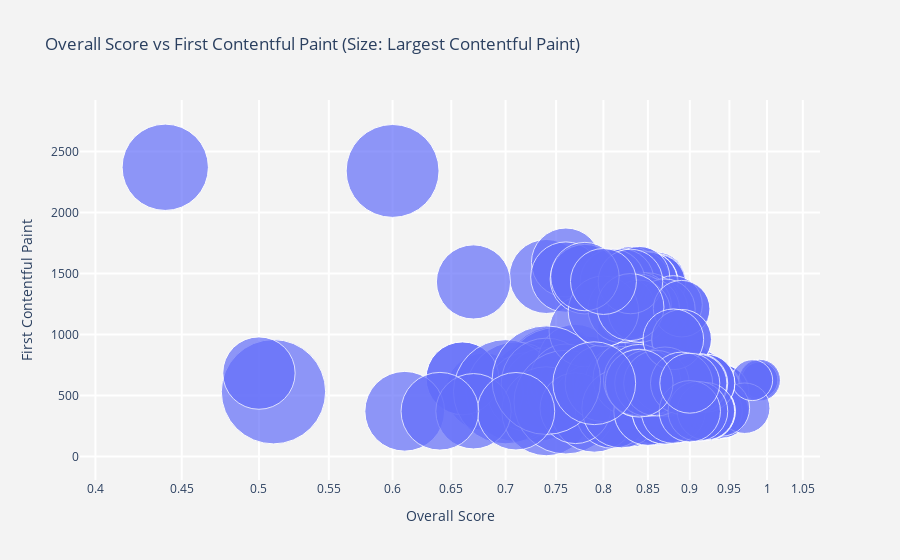

Notebook code cell kept with this figure:
### Code cell
data['size'] = data['largest_contentful_paint'] / 100

fig = go.Figure(data=go.Scatter(
    x=data['overall_score'],
    y=data['first_contentful_paint'],
    mode='markers',
    marker=dict(
        size=data['size'],
        sizemode='area',
        sizeref=0.01,
        sizemin=4
    ),
    text=data['url'],
))

fig.update_layout(
    title='Overall Score vs First Contentful Paint (Size: Largest Contentful Paint)',
    xaxis=dict(
        title='Overall Score',
        gridcolor='white',
        type='log',
        gridwidth=2,
    ),
    yaxis=dict(
        title='First Contentful Paint',
        gridcolor='white',
        gridwidth=2,
    ),
    paper_bgcolor='rgb(243, 243, 243)',
    plot_bgcolor='rgb(243, 243, 243)',
)

# Save plot
plot_filename = "../../fam-report-site/public/Web-Analytics/bubble_chart.html"
pio.write_html(fig, plot_filename)
fig.show()

### Figure 1 — Plotly figure (JSON) as saved in the notebook; plotly's stock layout.template omitted (floating-point values rounded to 4 significant figures; data arrays with more than 128 entries replaced by an {"elided": "..."} marker saying what was removed)
{"data": [{"marker": {"size": {"elided": "405 float values"}, "sizemin": 4, "sizemode": "area", "sizeref": 0.01}, "mode": "markers", "text": {"elided": "405 str values"}, "type": "scatter", "x": {"elided": "405 float values"}, "y": {"elided": "405 float values"}}], "layout": {"paper_bgcolor": "rgb(243, 243, 243)", "plot_bgcolor": "rgb(243, 243, 243)", "title": {"text": "Overall Score vs First Contentful Paint (Size: Largest Contentful Paint)"}, "xaxis": {"gridcolor": "white", "gridwidth": 2, "title": {"text": "Overall Score"}, "type": "log"}, "yaxis": {"gridcolor": "white", "gridwidth": 2, "title": {"text": "First Contentful Paint"}}}}
